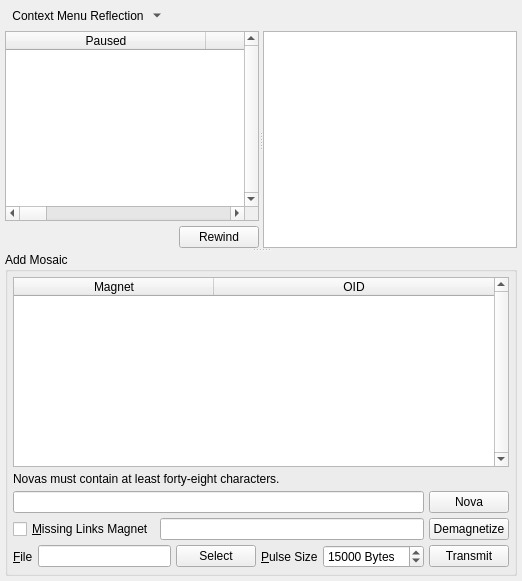
              <widget class="QWidget" name="tab_12">
               <attribute name="title">
                <string>&amp;Transmitted</string>
               </attribute>
               <layout class="QVBoxLayout" name="verticalLayout_46">
                <property name="spacing">
                 <number>5</number>
                </property>
                <property name="margin">
                 <number>5</number>
                </property>
                <item>
                 <layout class="QHBoxLayout" name="horizontalLayout_72">
                  <property name="spacing">
                   <number>5</number>
                  </property>
                  <item>
                   <widget class="QToolButton" name="transmittedActionMenu">
                    <property name="toolTip">
                     <string>Context Menu</string>
                    </property>
                    <property name="text">
                     <string>Context Menu Reflection</string>
                    </property>
                    <property name="icon">
                     <iconset resource="../Icons/icons.qrc">
                      <normaloff>:/generic/menu.png</normaloff>:/generic/menu.png</iconset>
                    </property>
                    <property name="popupMode">
                     <enum>QToolButton::MenuButtonPopup</enum>
                    </property>
                    <property name="autoRaise">
                     <bool>true</bool>
                    </property>
                   </widget>
                  </item>
                  <item>
                   <spacer name="horizontalSpacer_59">
                    <property name="orientation">
                     <enum>Qt::Horizontal</enum>
                    </property>
                    <property name="sizeHint" stdset="0">
                     <size>
                      <width>40</width>
                      <height>20</height>
                     </size>
                    </property>
                   </spacer>
                  </item>
                 </layout>
                </item>
                <item>
                 <widget class="QSplitter" name="splitter_2">
                  <property name="orientation">
                   <enum>Qt::Vertical</enum>
                  </property>
                  <widget class="QSplitter" name="txmSplitter">
                   <property name="orientation">
                    <enum>Qt::Horizontal</enum>
                   </property>
                   <widget class="QWidget" name="verticalLayoutWidget">
                    <layout class="QVBoxLayout" name="verticalLayout_47">
                     <property name="spacing">
                      <number>5</number>
                     </property>
                     <item>
                      <widget class="QTableWidget" name="transmitted">
                       <property name="verticalScrollBarPolicy">
                        <enum>Qt::ScrollBarAlwaysOn</enum>
                       </property>
                       <property name="alternatingRowColors">
                        <bool>true</bool>
                       </property>
                       <property name="selectionMode">
                        <enum>QAbstractItemView::SingleSelection</enum>
                       </property>
                       <property name="selectionBehavior">
                        <enum>QAbstractItemView::SelectRows</enum>
                       </property>
                       <property name="horizontalScrollMode">
                        <enum>QAbstractItemView::ScrollPerPixel</enum>
                       </property>
                       <property name="sortingEnabled">
                        <bool>true</bool>
                       </property>
                       <attribute name="horizontalHeaderDefaultSectionSize">
                        <number>200</number>
                       </attribute>
                       <attribute name="horizontalHeaderStretchLastSection">
                        <bool>true</bool>
                       </attribute>
                       <column>
                        <property name="text">
                         <string>Paused</string>
                        </property>
                       </column>
                       <column>
                        <property name="text">
                         <string>Percent Transmitted</string>
                        </property>
                       </column>
                       <column>
                        <property name="text">
                         <string>Pulse Size</string>
                        </property>
                       </column>
                       <column>
                        <property name="text">
                         <string>Total Size</string>
                        </property>
                       </column>
                       <column>
                        <property name="text">
                         <string>Status</string>
                        </property>
                       </column>
                       <column>
                        <property name="text">
                         <string>File</string>
                        </property>
                       </column>
                       <column>
                        <property name="text">
                         <string>Mosaic</string>
                        </property>
                       </column>
                       <column>
                        <property name="text">
                         <string>SHA-1 Hash</string>
                        </property>
                       </column>
                       <column>
                        <property name="text">
                         <string>Read Interval</string>
                        </property>
                       </column>
                       <column>
                        <property name="text">
                         <string>OID</string>
                        </property>
                       </column>
                      </widget>
                     </item>
                     <item>
                      <layout class="QHBoxLayout" name="horizontalLayout_69">
                       <property name="spacing">
                        <number>5</number>
                       </property>
                       <item>
                        <spacer name="horizontalSpacer_55">
                         <property name="orientation">
                          <enum>Qt::Horizontal</enum>
                         </property>
                         <property name="sizeHint" stdset="0">
                          <size>
                           <width>40</width>
                           <height>20</height>
                          </size>
                         </property>
                        </spacer>
                       </item>
                       <item>
                        <widget class="QPushButton" name="rewind">
                         <property name="text">
                          <string>Rewind</string>
                         </property>
                        </widget>
                       </item>
                      </layout>
                     </item>
                    </layout>
                   </widget>
                   <widget class="QListWidget" name="transmittedMagnets">
                    <property name="tabKeyNavigation">
                     <bool>true</bool>
                    </property>
                    <property name="selectionMode">
                     <enum>QAbstractItemView::SingleSelection</enum>
                    </property>
                    <property name="selectionBehavior">
                     <enum>QAbstractItemView::SelectRows</enum>
                    </property>
                    <property name="horizontalScrollMode">
                     <enum>QAbstractItemView::ScrollPerPixel</enum>
                    </property>
                   </widget>
                  </widget>
                  <widget class="QGroupBox" name="groupBox_4">
                   <property name="title">
                    <string>Add Mosaic</string>
                   </property>
                   <layout class="QVBoxLayout" name="verticalLayout_40">
                    <property name="spacing">
                     <number>5</number>
                    </property>
                    <property name="margin">
                     <number>5</number>
                    </property>
                    <item>
                     <widget class="QTableWidget" name="addTransmittedMagnets">
                      <property name="verticalScrollBarPolicy">
                       <enum>Qt::ScrollBarAlwaysOn</enum>
                      </property>
                      <property name="alternatingRowColors">
                       <bool>true</bool>
                      </property>
                      <property name="selectionMode">
                       <enum>QAbstractItemView::SingleSelection</enum>
                      </property>
                      <property name="selectionBehavior">
                       <enum>QAbstractItemView::SelectRows</enum>
                      </property>
                      <property name="horizontalScrollMode">
                       <enum>QAbstractItemView::ScrollPerPixel</enum>
                      </property>
                      <property name="sortingEnabled">
                       <bool>true</bool>
                      </property>
                      <attribute name="horizontalHeaderDefaultSectionSize">
                       <number>200</number>
                      </attribute>
                      <attribute name="horizontalHeaderStretchLastSection">
                       <bool>true</bool>
                      </attribute>
                      <column>
                       <property name="text">
                        <string>Magnet</string>
                       </property>
                      </column>
                      <column>
                       <property name="text">
                        <string>OID</string>
                       </property>
                      </column>
                     </widget>
                    </item>
                    <item>
                     <widget class="QLabel" name="label_91">
                      <property name="text">
                       <string>Novas must contain at least forty-eight characters.</string>
                      </property>
                     </widget>
                    </item>
                    <item>
                     <layout class="QHBoxLayout" name="horizontalLayout_68">
                      <property name="spacing">
                       <number>5</number>
                      </property>
                      <item>
                       <widget class="QLineEdit" name="transmitNova"/>
                      </item>
                      <item>
                       <widget class="QPushButton" name="generateNova">
                        <property name="toolTip">
                         <string>&lt;html&gt;&lt;head/&gt;&lt;body&gt;&lt;p&gt;Place each pulse in an encrypted envelope. Please remember to notify all recipients of the key information.&lt;/p&gt;&lt;/body&gt;&lt;/html&gt;</string>
                        </property>
                        <property name="text">
                         <string>Nova</string>
                        </property>
                       </widget>
                      </item>
                     </layout>
                    </item>
                    <item>
                     <layout class="QHBoxLayout" name="horizontalLayout_74">
                      <property name="spacing">
                       <number>5</number>
                      </property>
                      <item>
                       <widget class="QCheckBox" name="missingLinksCheckBox">
                        <property name="sizePolicy">
                         <sizepolicy hsizetype="Minimum" vsizetype="Preferred">
                          <horstretch>0</horstretch>
                          <verstretch>0</verstretch>
                         </sizepolicy>
                        </property>
                        <property name="text">
                         <string>&amp;Missing Links Magnet</string>
                        </property>
                       </widget>
                      </item>
                      <item>
                       <widget class="QLineEdit" name="missingLinks"/>
                      </item>
                      <item>
                       <widget class="QPushButton" name="demagnetizeMissingLinks">
                        <property name="text">
                         <string>Demagnetize</string>
                        </property>
                       </widget>
                      </item>
                     </layout>
                    </item>
                    <item>
                     <layout class="QHBoxLayout" name="horizontalLayout_44">
                      <property name="spacing">
                       <number>5</number>
                      </property>
                      <item>
                       <widget class="QLabel" name="label_53">
                        <property name="text">
                         <string>&amp;File</string>
                        </property>
                        <property name="buddy">
                         <cstring>transmittedFile</cstring>
                        </property>
                       </widget>
                      </item>
                      <item>
                       <widget class="QLineEdit" name="transmittedFile"/>
                      </item>
                      <item>
                       <widget class="QPushButton" name="etpSelectFile">
                        <property name="text">
                         <string>Select</string>
                        </property>
                       </widget>
                      </item>
                      <item>
                       <widget class="QLabel" name="label_54">
                        <property name="text">
                         <string>&amp;Pulse Size</string>
                        </property>
                        <property name="buddy">
                         <cstring>pulseSize</cstring>
                        </property>
                       </widget>
                      </item>
                      <item>
                       <widget class="QSpinBox" name="pulseSize">
                        <property name="suffix">
                         <string> Bytes</string>
                        </property>
                        <property name="minimum">
                         <number>1024</number>
                        </property>
                        <property name="maximum">
                         <number>999999999</number>
                        </property>
                        <property name="value">
                         <number>15000</number>
                        </property>
                       </widget>
                      </item>
                      <item>
                       <widget class="QPushButton" name="transmit">
                        <property name="text">
                         <string>Transmit</string>
                        </property>
                       </widget>
                      </item>
                     </layout>
                    </item>
                   </layout>
                  </widget>
                 </widget>
                </item>
               </layout>
              </widget>
